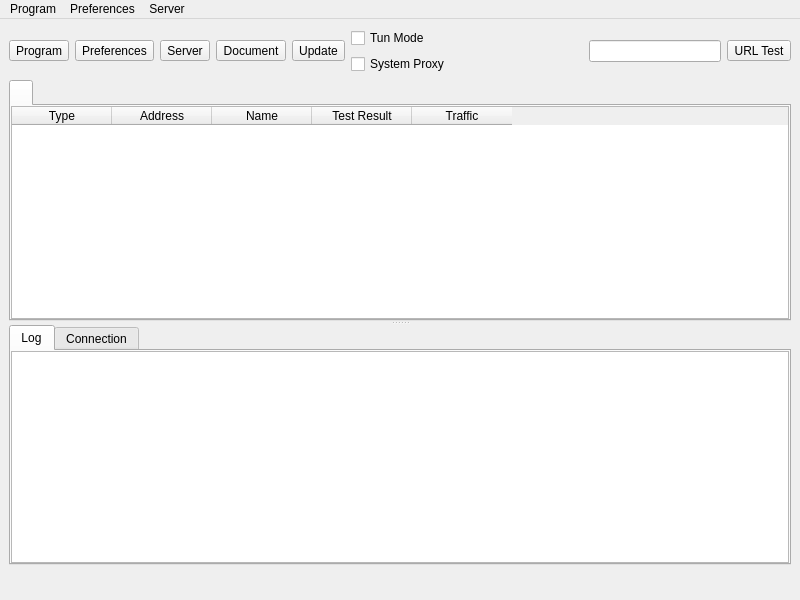
<?xml version="1.0" encoding="UTF-8"?>
<ui version="4.0">
 <class>MainWindow</class>
 <widget class="QMainWindow" name="MainWindow">
  <property name="geometry">
   <rect>
    <x>0</x>
    <y>0</y>
    <width>800</width>
    <height>600</height>
   </rect>
  </property>
  <property name="minimumSize">
   <size>
    <width>800</width>
    <height>600</height>
   </size>
  </property>
  <property name="windowTitle">
   <string notr="true">nya</string>
  </property>
  <widget class="QWidget" name="centralwidget">
   <layout class="QVBoxLayout" name="verticalLayout_3" stretch="0,0,0">
    <item>
     <layout class="QHBoxLayout" name="horizontalLayout_2">
      <item>
       <widget class="QToolButton" name="toolButton_program">
        <property name="text">
         <string>Program</string>
        </property>
        <property name="icon">
         <iconset theme="b-system-run">
          <normaloff>.</normaloff>.</iconset>
        </property>
        <property name="iconSize">
         <size>
          <width>24</width>
          <height>24</height>
         </size>
        </property>
        <property name="popupMode">
         <enum>QToolButton::InstantPopup</enum>
        </property>
        <property name="toolButtonStyle">
         <enum>Qt::ToolButtonTextUnderIcon</enum>
        </property>
       </widget>
      </item>
      <item>
       <widget class="QToolButton" name="toolButton_preferences">
        <property name="text">
         <string>Preferences</string>
        </property>
        <property name="icon">
         <iconset theme="b-preferences">
          <normaloff>.</normaloff>.</iconset>
        </property>
        <property name="iconSize">
         <size>
          <width>24</width>
          <height>24</height>
         </size>
        </property>
        <property name="popupMode">
         <enum>QToolButton::InstantPopup</enum>
        </property>
        <property name="toolButtonStyle">
         <enum>Qt::ToolButtonTextUnderIcon</enum>
        </property>
       </widget>
      </item>
      <item>
       <widget class="QToolButton" name="toolButton_server">
        <property name="text">
         <string>Server</string>
        </property>
        <property name="icon">
         <iconset theme="b-network-server">
          <normaloff>.</normaloff>.</iconset>
        </property>
        <property name="iconSize">
         <size>
          <width>24</width>
          <height>24</height>
         </size>
        </property>
        <property name="popupMode">
         <enum>QToolButton::InstantPopup</enum>
        </property>
        <property name="toolButtonStyle">
         <enum>Qt::ToolButtonTextUnderIcon</enum>
        </property>
       </widget>
      </item>
      <item>
       <widget class="QToolButton" name="toolButton_document">
        <property name="text">
         <string>Document</string>
        </property>
        <property name="icon">
         <iconset theme="b-dialog-question">
          <normaloff>.</normaloff>.</iconset>
        </property>
        <property name="iconSize">
         <size>
          <width>24</width>
          <height>24</height>
         </size>
        </property>
        <property name="popupMode">
         <enum>QToolButton::InstantPopup</enum>
        </property>
        <property name="toolButtonStyle">
         <enum>Qt::ToolButtonTextUnderIcon</enum>
        </property>
       </widget>
      </item>
      <item>
       <widget class="QToolButton" name="toolButton_update">
        <property name="text">
         <string>Update</string>
        </property>
        <property name="icon">
         <iconset theme="b-system-software-update">
          <normaloff>.</normaloff>.</iconset>
        </property>
        <property name="iconSize">
         <size>
          <width>24</width>
          <height>24</height>
         </size>
        </property>
        <property name="popupMode">
         <enum>QToolButton::InstantPopup</enum>
        </property>
        <property name="toolButtonStyle">
         <enum>Qt::ToolButtonTextUnderIcon</enum>
        </property>
       </widget>
      </item>
      <item>
       <layout class="QVBoxLayout" name="verticalLayout_4">
        <item>
         <widget class="QCheckBox" name="checkBox_VPN">
          <property name="sizePolicy">
           <sizepolicy hsizetype="Minimum" vsizetype="Minimum">
            <horstretch>0</horstretch>
            <verstretch>0</verstretch>
           </sizepolicy>
          </property>
          <property name="text">
           <string>Tun Mode</string>
          </property>
         </widget>
        </item>
        <item>
         <widget class="QCheckBox" name="checkBox_SystemProxy">
          <property name="text">
           <string>System Proxy</string>
          </property>
         </widget>
        </item>
       </layout>
      </item>
      <item>
       <spacer name="horizontalSpacer">
        <property name="orientation">
         <enum>Qt::Horizontal</enum>
        </property>
        <property name="sizeHint" stdset="0">
         <size>
          <width>40</width>
          <height>20</height>
         </size>
        </property>
       </spacer>
      </item>
      <item>
       <widget class="QLineEdit" name="search">
        <property name="clearButtonEnabled">
         <bool>true</bool>
        </property>
       </widget>
      </item>
      <item>
       <widget class="QToolButton" name="toolButton_url_test">
        <property name="text">
         <string>URL Test</string>
        </property>
        <property name="popupMode">
         <enum>QToolButton::InstantPopup</enum>
        </property>
        <property name="toolButtonStyle">
         <enum>Qt::ToolButtonTextUnderIcon</enum>
        </property>
       </widget>
      </item>
     </layout>
    </item>
    <item>
     <widget class="QSplitter" name="splitter">
      <property name="orientation">
       <enum>Qt::Vertical</enum>
      </property>
      <widget class="QTabWidget" name="tabWidget">
       <property name="currentIndex">
        <number>0</number>
       </property>
       <property name="movable">
        <bool>true</bool>
       </property>
       <widget class="QWidget" name="widget1">
        <attribute name="title">
         <string/>
        </attribute>
        <layout class="QGridLayout" name="gridLayout_2">
         <property name="leftMargin">
          <number>0</number>
         </property>
         <property name="topMargin">
          <number>0</number>
         </property>
         <property name="rightMargin">
          <number>0</number>
         </property>
         <property name="bottomMargin">
          <number>0</number>
         </property>
         <property name="spacing">
          <number>0</number>
         </property>
         <item row="0" column="0">
          <widget class="MyTableWidget" name="proxyListTable">
           <property name="contextMenuPolicy">
            <enum>Qt::CustomContextMenu</enum>
           </property>
           <property name="editTriggers">
            <set>QAbstractItemView::NoEditTriggers</set>
           </property>
           <property name="alternatingRowColors">
            <bool>true</bool>
           </property>
           <property name="selectionBehavior">
            <enum>QAbstractItemView::SelectRows</enum>
           </property>
           <property name="horizontalScrollMode">
            <enum>QAbstractItemView::ScrollPerPixel</enum>
           </property>
           <property name="wordWrap">
            <bool>false</bool>
           </property>
           <attribute name="horizontalHeaderMinimumSectionSize">
            <number>16</number>
           </attribute>
           <attribute name="horizontalHeaderHighlightSections">
            <bool>false</bool>
           </attribute>
           <attribute name="horizontalHeaderShowSortIndicator" stdset="0">
            <bool>false</bool>
           </attribute>
           <attribute name="verticalHeaderDefaultSectionSize">
            <number>30</number>
           </attribute>
           <column>
            <property name="text">
             <string>Type</string>
            </property>
           </column>
           <column>
            <property name="text">
             <string>Address</string>
            </property>
           </column>
           <column>
            <property name="text">
             <string>Name</string>
            </property>
           </column>
           <column>
            <property name="text">
             <string>Test Result</string>
            </property>
           </column>
           <column>
            <property name="text">
             <string>Traffic</string>
            </property>
           </column>
          </widget>
         </item>
        </layout>
       </widget>
      </widget>
      <widget class="QWidget" name="aaaaaaaaaaaaaaaaaa">
       <layout class="QVBoxLayout" name="aaaaaaaaaaaa" stretch="0">
        <item>
         <widget class="QTabWidget" name="down_tab">
          <property name="currentIndex">
           <number>0</number>
          </property>
          <widget class="QWidget" name="tab">
           <attribute name="title">
            <string>Log</string>
           </attribute>
           <layout class="QVBoxLayout" name="verticalLayout">
            <property name="spacing">
             <number>0</number>
            </property>
            <property name="leftMargin">
             <number>0</number>
            </property>
            <property name="topMargin">
             <number>0</number>
            </property>
            <property name="rightMargin">
             <number>0</number>
            </property>
            <property name="bottomMargin">
             <number>0</number>
            </property>
            <item>
             <widget class="QTextBrowser" name="masterLogBrowser">
              <property name="contextMenuPolicy">
               <enum>Qt::CustomContextMenu</enum>
              </property>
              <property name="openLinks">
               <bool>false</bool>
              </property>
             </widget>
            </item>
           </layout>
          </widget>
          <widget class="QWidget" name="tab_2">
           <attribute name="title">
            <string>Connection</string>
           </attribute>
           <layout class="QVBoxLayout" name="verticalLayout_2">
            <property name="spacing">
             <number>0</number>
            </property>
            <property name="leftMargin">
             <number>0</number>
            </property>
            <property name="topMargin">
             <number>0</number>
            </property>
            <property name="rightMargin">
             <number>0</number>
            </property>
            <property name="bottomMargin">
             <number>0</number>
            </property>
            <item>
             <widget class="QTableWidget" name="tableWidget_conn">
              <property name="contextMenuPolicy">
               <enum>Qt::CustomContextMenu</enum>
              </property>
              <property name="editTriggers">
               <set>QAbstractItemView::NoEditTriggers</set>
              </property>
              <property name="selectionBehavior">
               <enum>QAbstractItemView::SelectRows</enum>
              </property>
              <property name="verticalScrollMode">
               <enum>QAbstractItemView::ScrollPerPixel</enum>
              </property>
              <property name="horizontalScrollMode">
               <enum>QAbstractItemView::ScrollPerPixel</enum>
              </property>
              <attribute name="horizontalHeaderHighlightSections">
               <bool>false</bool>
              </attribute>
              <column>
               <property name="text">
                <string>Status</string>
               </property>
              </column>
              <column>
               <property name="text">
                <string>Outbound</string>
               </property>
              </column>
              <column>
               <property name="text">
                <string>Destination</string>
               </property>
              </column>
             </widget>
            </item>
           </layout>
          </widget>
         </widget>
        </item>
       </layout>
      </widget>
     </widget>
    </item>
    <item>
     <layout class="QHBoxLayout" name="horizontalLayout">
      <item>
       <widget class="QLabel" name="label_running">
        <property name="text">
         <string/>
        </property>
       </widget>
      </item>
      <item>
       <spacer name="horizontalSpacer_2">
        <property name="orientation">
         <enum>Qt::Horizontal</enum>
        </property>
        <property name="sizeType">
         <enum>QSizePolicy::Maximum</enum>
        </property>
        <property name="sizeHint" stdset="0">
         <size>
          <width>0</width>
          <height>20</height>
         </size>
        </property>
       </spacer>
      </item>
      <item>
       <widget class="QLabel" name="label_inbound">
        <property name="text">
         <string/>
        </property>
       </widget>
      </item>
      <item>
       <widget class="QLabel" name="label_speed">
        <property name="text">
         <string/>
        </property>
       </widget>
      </item>
     </layout>
    </item>
   </layout>
  </widget>
  <widget class="QMenuBar" name="menubar">
   <property name="geometry">
    <rect>
     <x>0</x>
     <y>0</y>
     <width>800</width>
     <height>32</height>
    </rect>
   </property>
   <widget class="QMenu" name="menu_program">
    <property name="title">
     <string>Program</string>
    </property>
    <widget class="QMenu" name="menu_spmode">
     <property name="title">
      <string>System Proxy</string>
     </property>
     <addaction name="menu_spmode_system_proxy"/>
     <addaction name="menu_spmode_vpn"/>
     <addaction name="menu_spmode_disabled"/>
    </widget>
    <widget class="QMenu" name="menu_program_preference">
     <property name="title">
      <string>Preferences</string>
     </property>
     <addaction name="actionfake"/>
    </widget>
    <widget class="QMenu" name="menuActive_Server">
     <property name="title">
      <string>Active Server</string>
     </property>
     <addaction name="actionfake_2"/>
    </widget>
    <widget class="QMenu" name="menuActive_Routing">
     <property name="title">
      <string>Active Routing</string>
     </property>
     <addaction name="actionfake_3"/>
    </widget>
    <addaction name="actionShow_window"/>
    <addaction name="menu_add_from_clipboard2"/>
    <addaction name="menu_scan_qr"/>
    <addaction name="separator"/>
    <addaction name="actionStart_with_system"/>
    <addaction name="actionRemember_last_proxy"/>
    <addaction name="actionAllow_LAN"/>
    <addaction name="menuActive_Server"/>
    <addaction name="menuActive_Routing"/>
    <addaction name="menu_spmode"/>
    <addaction name="menu_program_preference"/>
    <addaction name="separator"/>
    <addaction name="actionRestart_Proxy"/>
    <addaction name="actionRestart_Program"/>
    <addaction name="menu_exit"/>
   </widget>
   <widget class="QMenu" name="menu_preferences">
    <property name="title">
     <string>Preferences</string>
    </property>
    <addaction name="menu_manage_groups"/>
    <addaction name="menu_basic_settings"/>
    <addaction name="menu_routing_settings"/>
    <addaction name="menu_vpn_settings"/>
    <addaction name="menu_hotkey_settings"/>
    <addaction name="menu_open_config_folder"/>
   </widget>
   <widget class="QMenu" name="menu_server">
    <property name="title">
     <string>Server</string>
    </property>
    <widget class="QMenu" name="menu_share_item">
     <property name="title">
      <string>Share</string>
     </property>
     <addaction name="menu_qr"/>
     <addaction name="menu_export_config"/>
     <addaction name="separator"/>
     <addaction name="menu_copy_links"/>
     <addaction name="menu_copy_links_nkr"/>
    </widget>
    <widget class="QMenu" name="menuCurrent_Group">
     <property name="title">
      <string>Current Group</string>
     </property>
     <addaction name="actionfake_5"/>
     <addaction name="menu_tcp_ping"/>
     <addaction name="menu_url_test"/>
     <addaction name="menu_full_test"/>
     <addaction name="menu_stop_testing"/>
     <addaction name="menu_clear_test_result"/>
     <addaction name="menu_resolve_domain"/>
     <addaction name="separator"/>
     <addaction name="menu_remove_unavailable"/>
     <addaction name="menu_delete_repeat"/>
     <addaction name="separator"/>
     <addaction name="menu_update_subscription"/>
    </widget>
    <widget class="QMenu" name="menuCurrent_Select">
     <property name="title">
      <string>Current Select</string>
     </property>
     <addaction name="actionfake_4"/>
    </widget>
    <addaction name="menu_add_from_input"/>
    <addaction name="menu_add_from_clipboard"/>
    <addaction name="separator"/>
    <addaction name="menu_start"/>
    <addaction name="menu_stop"/>
    <addaction name="separator"/>
    <addaction name="menu_select_all"/>
    <addaction name="menu_move"/>
    <addaction name="menu_clone"/>
    <addaction name="menu_reset_traffic"/>
    <addaction name="menu_delete"/>
    <addaction name="separator"/>
    <addaction name="menu_share_item"/>
    <addaction name="separator"/>
    <addaction name="menuCurrent_Select"/>
    <addaction name="menuCurrent_Group"/>
    <addaction name="separator"/>
    <addaction name="menu_profile_debug_info"/>
    <addaction name="separator"/>
   </widget>
   <addaction name="menu_program"/>
   <addaction name="menu_preferences"/>
   <addaction name="menu_server"/>
  </widget>
  <action name="menu_exit">
   <property name="text">
    <string>Exit</string>
   </property>
  </action>
  <action name="actionShow_window">
   <property name="text">
    <string>Show Window</string>
   </property>
  </action>
  <action name="menu_basic_settings">
   <property name="text">
    <string>Basic Settings</string>
   </property>
  </action>
  <action name="menu_add_from_input">
   <property name="text">
    <string>New profile</string>
   </property>
  </action>
  <action name="menu_manage_groups">
   <property name="text">
    <string>Groups</string>
   </property>
  </action>
  <action name="menu_start">
   <property name="text">
    <string>Start</string>
   </property>
   <property name="shortcut">
    <string notr="true">Return</string>
   </property>
  </action>
  <action name="menu_stop">
   <property name="text">
    <string>Stop</string>
   </property>
   <property name="shortcut">
    <string notr="true">Ctrl+S</string>
   </property>
  </action>
  <action name="menu_routing_settings">
   <property name="text">
    <string>Routing Settings</string>
   </property>
  </action>
  <action name="menu_add_from_clipboard">
   <property name="text">
    <string>Add profile from clipboard</string>
   </property>
   <property name="shortcut">
    <string notr="true">Ctrl+V</string>
   </property>
  </action>
  <action name="menu_delete">
   <property name="text">
    <string>Delete</string>
   </property>
   <property name="shortcut">
    <string notr="true">Del</string>
   </property>
  </action>
  <action name="menu_add_from_clipboard2">
   <property name="text">
    <string>Add profile from clipboard</string>
   </property>
  </action>
  <action name="menu_profile_debug_info">
   <property name="text">
    <string>Debug Info</string>
   </property>
  </action>
  <action name="menu_qr">
   <property name="text">
    <string>QR Code and link</string>
   </property>
   <property name="shortcut">
    <string notr="true">Ctrl+Q</string>
   </property>
  </action>
  <action name="menu_copy_link">
   <property name="text">
    <string>Copy Link</string>
   </property>
  </action>
  <action name="menu_tcp_ping">
   <property name="text">
    <string notr="true">Tcp Ping</string>
   </property>
   <property name="shortcut">
    <string notr="true">Ctrl+Alt+T</string>
   </property>
  </action>
  <action name="menu_url_test">
   <property name="text">
    <string notr="true">Url Test</string>
   </property>
   <property name="shortcut">
    <string notr="true">Ctrl+Alt+U</string>
   </property>
  </action>
  <action name="menu_clear_test_result">
   <property name="text">
    <string>Clear Test Result</string>
   </property>
   <property name="shortcut">
    <string notr="true">Ctrl+Alt+C</string>
   </property>
  </action>
  <action name="menu_export_config">
   <property name="text">
    <string>Export %1 config</string>
   </property>
   <property name="shortcut">
    <string notr="true">Ctrl+E</string>
   </property>
  </action>
  <action name="menu_reset_traffic">
   <property name="text">
    <string>Reset Traffic</string>
   </property>
   <property name="shortcut">
    <string notr="true">Ctrl+R</string>
   </property>
  </action>
  <action name="menu_scan_qr">
   <property name="text">
    <string>Scan QR Code</string>
   </property>
  </action>
  <action name="menu_spmode_system_proxy">
   <property name="checkable">
    <bool>true</bool>
   </property>
   <property name="text">
    <string>Enable System Proxy</string>
   </property>
  </action>
  <action name="menu_spmode_disabled">
   <property name="checkable">
    <bool>true</bool>
   </property>
   <property name="text">
    <string>Disable</string>
   </property>
  </action>
  <action name="menu_delete_repeat">
   <property name="text">
    <string>Remove Duplicates</string>
   </property>
   <property name="shortcut">
    <string notr="true">Ctrl+Alt+D</string>
   </property>
  </action>
  <action name="actionfake">
   <property name="text">
    <string>fake</string>
   </property>
   <property name="visible">
    <bool>false</bool>
   </property>
  </action>
  <action name="menu_move">
   <property name="text">
    <string>Move</string>
   </property>
   <property name="shortcut">
    <string notr="true">Ctrl+M</string>
   </property>
  </action>
  <action name="actionStart_with_system">
   <property name="checkable">
    <bool>true</bool>
   </property>
   <property name="text">
    <string>Start with system</string>
   </property>
  </action>
  <action name="actionRemember_last_proxy">
   <property name="checkable">
    <bool>true</bool>
   </property>
   <property name="text">
    <string>Remember last profile</string>
   </property>
  </action>
  <action name="actionAllow_LAN">
   <property name="checkable">
    <bool>true</bool>
   </property>
   <property name="text">
    <string>Allow other devices to connect</string>
   </property>
  </action>
  <action name="menu_remove_unavailable">
   <property name="text">
    <string>Remove Unavailable</string>
   </property>
   <property name="shortcut">
    <string notr="true">Ctrl+Alt+R</string>
   </property>
  </action>
  <action name="menu_full_test">
   <property name="text">
    <string>Full Test</string>
   </property>
   <property name="shortcut">
    <string notr="true">Ctrl+Alt+F</string>
   </property>
  </action>
  <action name="menu_hotkey_settings">
   <property name="text">
    <string>Hotkey Settings</string>
   </property>
  </action>
  <action name="menu_select_all">
   <property name="text">
    <string>Select All</string>
   </property>
   <property name="shortcut">
    <string notr="true">Ctrl+A</string>
   </property>
  </action>
  <action name="menu_copy_links_nkr">
   <property name="text">
    <string>Copy links of selected (Neko Links)</string>
   </property>
   <property name="shortcut">
    <string notr="true">Ctrl+N</string>
   </property>
  </action>
  <action name="actionfake_2">
   <property name="text">
    <string>fake</string>
   </property>
   <property name="visible">
    <bool>false</bool>
   </property>
  </action>
  <action name="actionfake_3">
   <property name="text">
    <string>fake</string>
   </property>
   <property name="visible">
    <bool>false</bool>
   </property>
  </action>
  <action name="menu_copy_links">
   <property name="text">
    <string>Copy links of selected</string>
   </property>
   <property name="shortcut">
    <string notr="true">Ctrl+C</string>
   </property>
  </action>
  <action name="menu_spmode_vpn">
   <property name="checkable">
    <bool>true</bool>
   </property>
   <property name="text">
    <string>Enable Tun</string>
   </property>
  </action>
  <action name="menu_clone">
   <property name="text">
    <string>Clone</string>
   </property>
   <property name="shortcut">
    <string notr="true">Ctrl+D</string>
   </property>
  </action>
  <action name="menu_update_subscription">
   <property name="text">
    <string>Update subscription</string>
   </property>
   <property name="shortcut">
    <string notr="true">Ctrl+U</string>
   </property>
  </action>
  <action name="menu_resolve_domain">
   <property name="text">
    <string>Resolve domain</string>
   </property>
   <property name="shortcut">
    <string notr="true">Ctrl+Alt+I</string>
   </property>
  </action>
  <action name="menu_vpn_settings">
   <property name="text">
    <string>Tun Settings</string>
   </property>
  </action>
  <action name="actionRestart_Program">
   <property name="text">
    <string>Restart Program</string>
   </property>
  </action>
  <action name="menu_open_config_folder">
   <property name="text">
    <string>Open Config Folder</string>
   </property>
  </action>
  <action name="actionfake_4">
   <property name="text">
    <string notr="true">fake</string>
   </property>
   <property name="visible">
    <bool>false</bool>
   </property>
  </action>
  <action name="actionfake_5">
   <property name="text">
    <string notr="true">fake</string>
   </property>
   <property name="visible">
    <bool>false</bool>
   </property>
  </action>
  <action name="actionRestart_Proxy">
   <property name="text">
    <string>Restart Proxy</string>
   </property>
  </action>
  <action name="menu_stop_testing">
   <property name="text">
    <string>Stop Testing</string>
   </property>
   <property name="shortcut">
    <string notr="true">Ctrl+Alt+S</string>
   </property>
  </action>
 </widget>
 <customwidgets>
  <customwidget>
   <class>MyTableWidget</class>
   <extends>QTableWidget</extends>
   <header>ui/widget/MyTableWidget.h</header>
  </customwidget>
 </customwidgets>
 <resources/>
 <connections/>
</ui>
